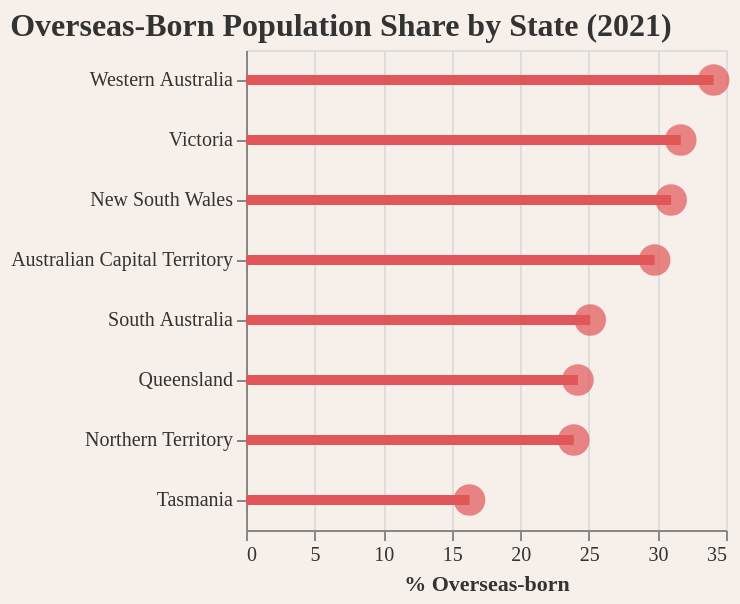

Describe this chart as a Vega-Lite specification.
### Vega-Lite specification from a JSON file in a GitHub repository (floating-point values rounded to 4 significant figures)
{"$schema": "https://vega.github.io/schema/vega-lite/v5.json", "background": "#F7EFEA", "width": 240, "height": 240, "title": {"text": "Overseas-Born Population Share by State (2021)", "font": "Montserrat", "fontSize": 16, "color": "#333", "anchor": "start"}, "data": {"values": [{"state": "Western Australia", "value": 34.1}, {"state": "Victoria", "value": 31.7}, {"state": "New South Wales", "value": 31.0}, {"state": "Australian Capital Territory", "value": 29.8}, {"state": "South Australia", "value": 25.1}, {"state": "Queensland", "value": 24.2}, {"state": "Northern Territory", "value": 23.9}, {"state": "Tasmania", "value": 16.3}]}, "layer": [{"mark": {"type": "rule", "color": "#e15759", "strokeWidth": 5}, "encoding": {"x": {"field": "value", "type": "quantitative", "title": "% Overseas-born"}, "y": {"field": "state", "type": "nominal", "sort": "-x", "title": null}}}, {"mark": {"type": "circle", "size": 250, "color": "#e15759", "strokeWidth": 0.5}, "encoding": {"x": {"field": "value", "type": "quantitative"}, "y": {"field": "state", "type": "nominal", "sort": "-x"}, "tooltip": [{"field": "state", "title": "State"}, {"field": "value", "title": "% Overseas-born"}]}}], "config": {"axis": {"labelFont": "Rubik", "titleFont": "Montserrat", "labelColor": "#333", "titleColor": "#333"}}}
